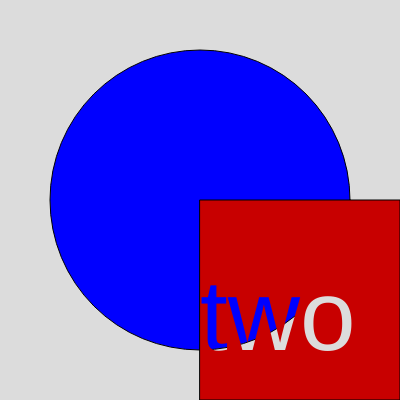
Frame 1 (no input)
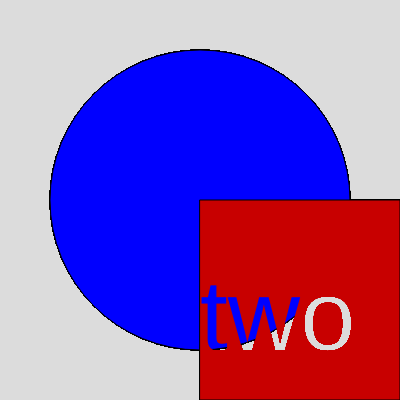
Frame 60 (no input)
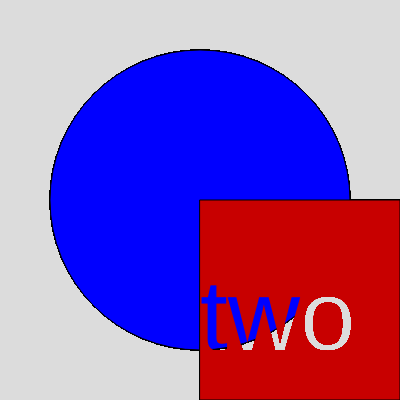
Frame 120 (the mouse pressed at the canvas centre since frame 60)

The p5.js sketch that drew these frames (run headless with seeded random() and noise() and a simulated clock; from frame 60 on, the mouse is pressed at the canvas centre):

// p5.js sketch
// ── sketch.js
function setup() {
  createCanvas(400, 400);
  background(220);
  ellipseMode(CENTER);
}

function draw() {
  //Creates an ellipse
  fill(0,0,255);
  ellipse(200,200,300);
  
  //Creates a mask that is applied to the text
  mask3=createGraphics(width,height);
  mask3.fill(200,0,0);
  mask3.rect(200,200,200);
  mask3.erase();
  mask3.textSize(100);
  mask3.text('two',200,350);
  mask3.noErase();
  image(mask3,0,0);
  
}
